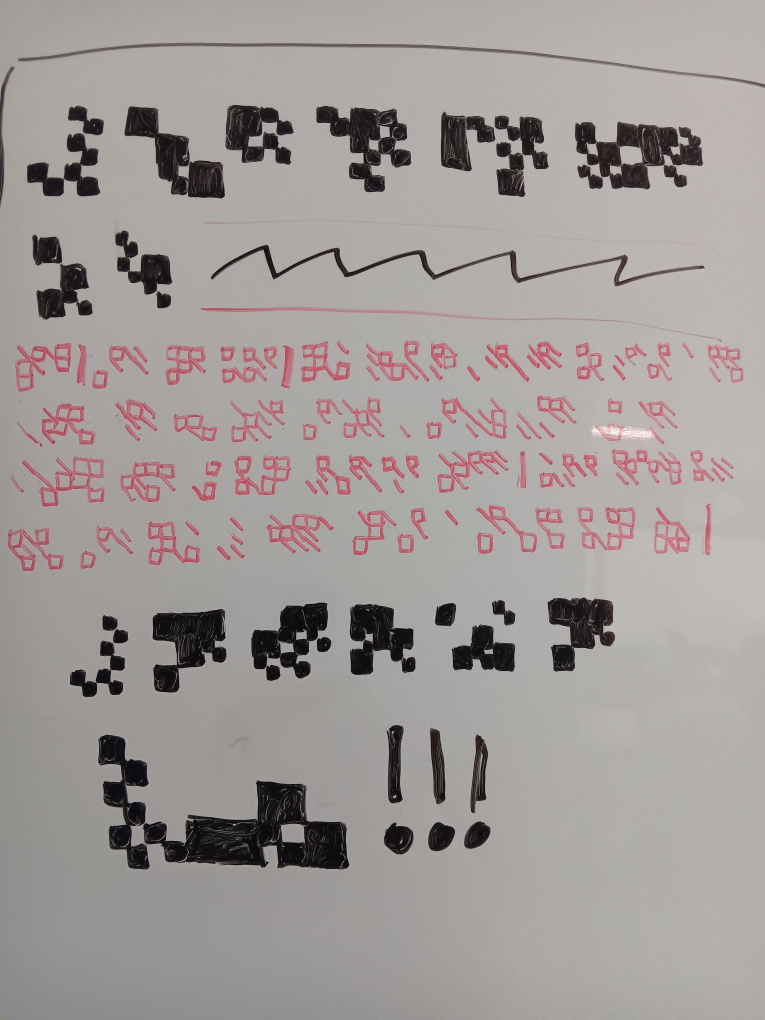
#> input picture spanish-class-checkerboard-cipher/pic1.jpeg, 3060 x 4080 px (shown at 1/4 size)
$ python black_ternary.py
#> lines starting #> are read from the running program, lines starting #| are printed output that depends on the picture; after the words box and inside, x2 and y2 are one past the last pixel; in counts of white or black regions, pixels touching at a corner belong together
"""Black glyphs read as the same ternary column code at 2x scale.
Big cell = 2x2 small cells: solid block = square (2); top-left + bottom-right only = stroke (1); empty = 0.
Glyph = 3 big rows x n big columns; letter = top + 3*mid + 9*bottom (a=1..z=26, 0 = space).  Soft (occupancy-based) classification.
Run: /opt/homebrew/bin/python3.11 -I scripts/black_ternary.py"""
import cv2, numpy as np, json, os, sys
HERE=os.path.dirname(os.path.abspath(__file__)); ROOT=os.path.dirname(HERE)
im=cv2.imread(os.path.join(ROOT,'pic1.jpeg')); g=cv2.cvtColor(im,cv2.COLOR_BGR2GRAY)
#> further down, im is the input picture: shape (4080, 3060, 3); mean B, G, R 151.6, 153.6, 160.2
#> after `g = cv2.cvtColor(im, cv2.COLOR_BGR2GRAY)`:
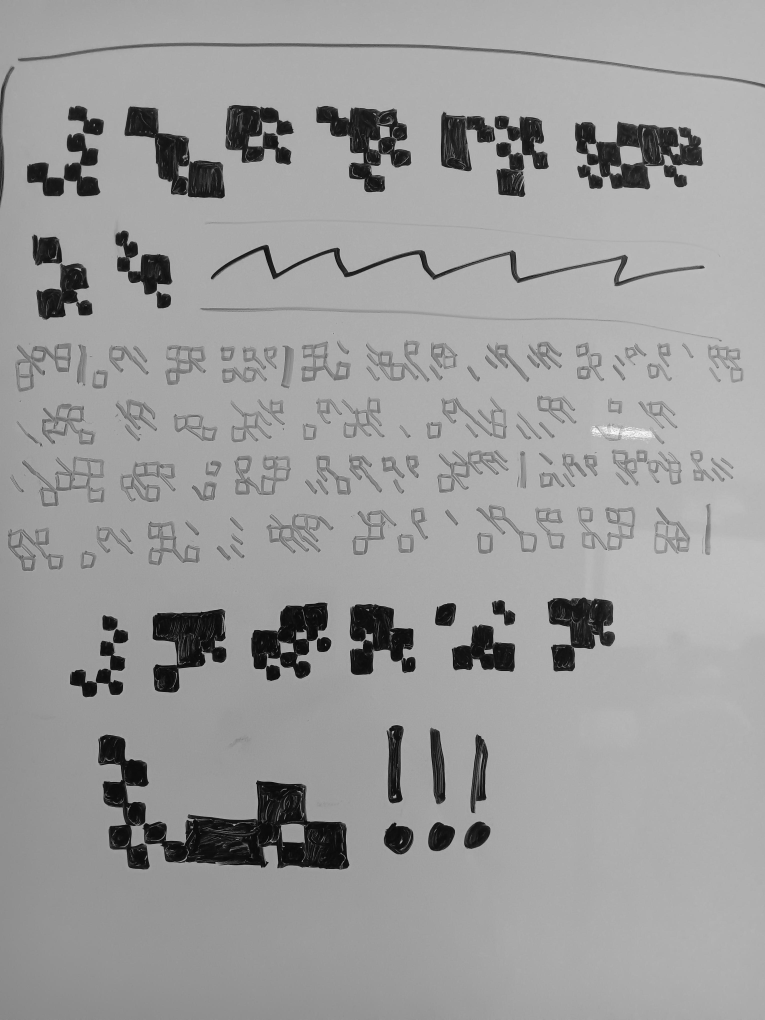
#> g: shape (4080, 3060) (shown at 1/4 size); min 0, max 255, mean 155.4
B,G,R=[im[:,:,i].astype(int) for i in range(3)]
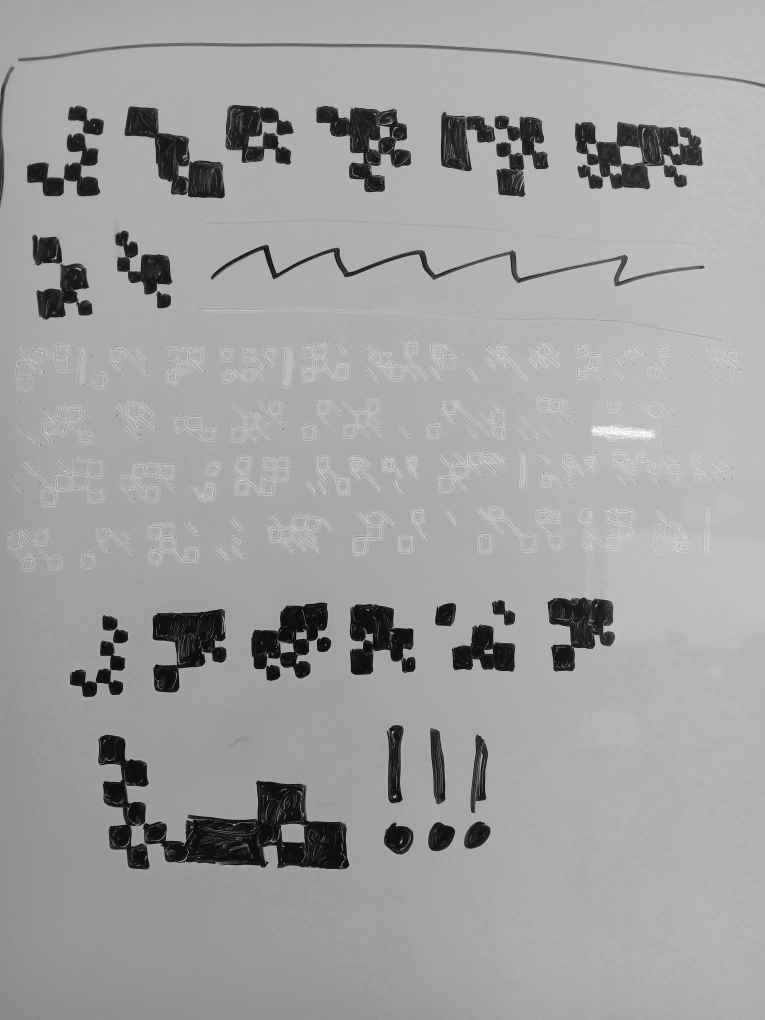
#> R: shape (4080, 3060) int64 (shown at 1/4 size); min 0, max 255, mean 160.2
black=((g<100)&~((R-G)>40)).astype(np.uint8)
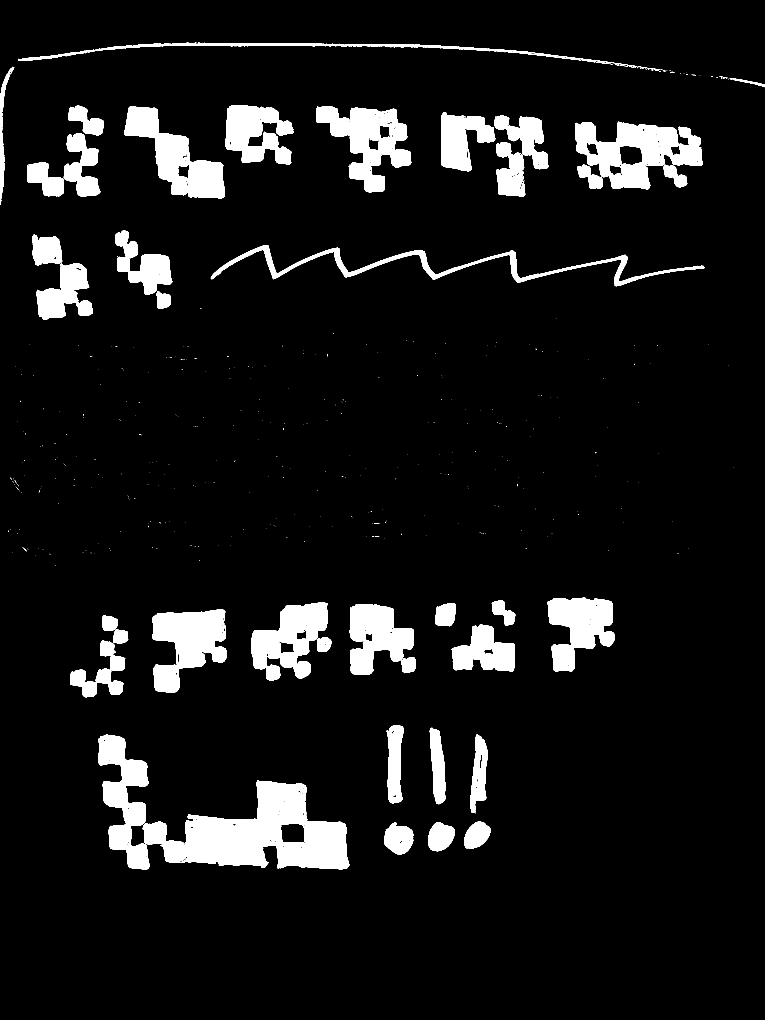
#> black: shape (4080, 3060) (shown at 1/4 size); values 0 (black) and 1 (white), 8.1% white; 573 white regions (509 under 20 px), largest, box (x1, y1, x2, y2) and area: (570, 3122, 1397, 3478) 146260, (2300, 486, 2811, 757) 71024, (1265, 424, 1645, 769) 58655
BOX={'t1':(87,401,437,807),'t2':(476,404,921,816),'t3':(880,398,1198,681),'t4':(1243,402,1667,791),'t5':(1742,426,2217,809),'t6':(2278,464,2832,779),
'u1':(106,917,392,1302),'u2':(440,901,710,1255),'b1':(258,2438,535,2811),'b2':(589,2414,928,2792),'b3':(983,2388,1347,2746),'b4':(1377,2394,1684,2722),
'b5':(1785,2379,2083,2709),'b6':(2169,2368,2482,2708),'b7':(371,2917,1419,3500)}
PITCH={'b7':range(84,106)}
def tight(k):
    a,b,c,d=BOX[k]; sub=black[b+15:d-15,a+15:c-15]; ys,xs=np.where(sub>0); return sub[ys.min():ys.max()+1,xs.min():xs.max()+1]
def occ(sub,p,ox,oy,nr,nc):
    out=np.zeros((nr,nc))
    for j in range(nr):
        for i in range(nc):
            x0=int(round(ox+i*p)); y0=int(round(oy+j*p)); a=sub[max(0,y0):max(0,y0+int(p)),max(0,x0):max(0,x0+int(p))]
#> (the run stopped early here; a loop or call above may not have finished)
